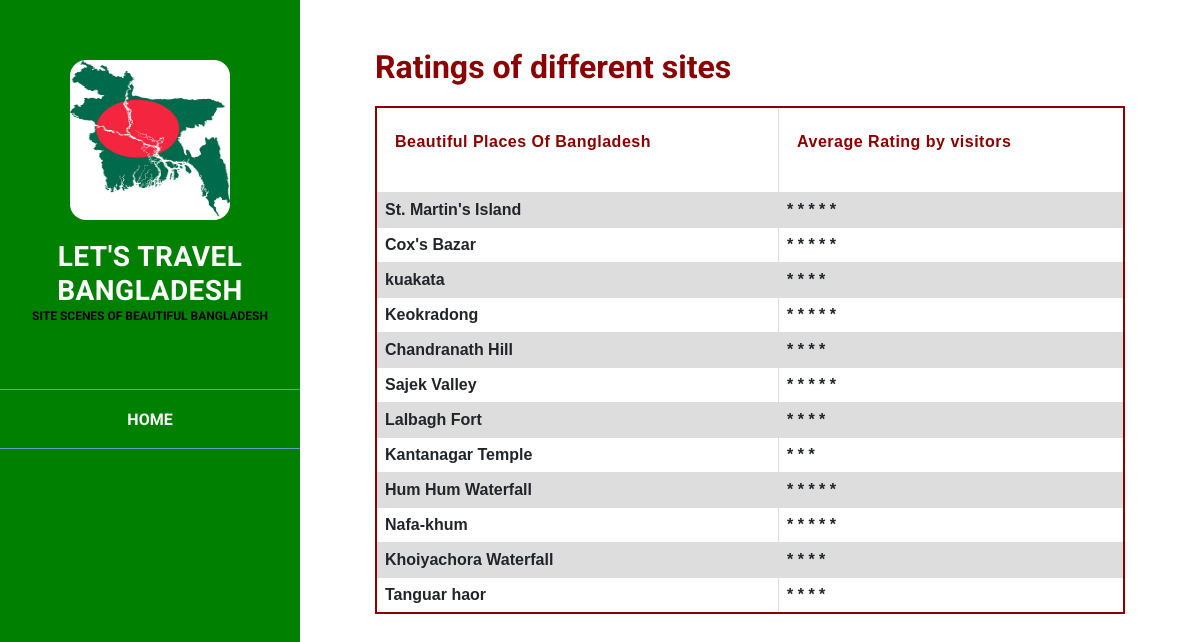
The app's page /rating.php with its own data.
### tables this page shows
CREATE TABLE `place` (
  `place_id` int(11) NOT NULL,
  `cate_id` int(11) NOT NULL,
  `place_name` varchar(255) DEFAULT NULL,
  `full_description` text DEFAULT NULL,
  `region` varchar(255) NOT NULL,
  `route` text DEFAULT NULL,
  `hotel1` varchar(255) DEFAULT NULL,
  `hotel2` varchar(255) DEFAULT NULL,
  `police` varchar(255) DEFAULT NULL,
  `hospital` varchar(255) DEFAULT NULL,
  `fire_service` varchar(255) DEFAULT NULL,
  `guide` varchar(255) DEFAULT NULL,
  `rating` int(10) NOT NULL,
  `image` blob DEFAULT NULL
);

### rating.php (the view, shortened to what this page needs)
<html>
<head>
    <link href="vendor/bootstrap/css/bootstrap.min.css" rel="stylesheet" />
    <link rel="stylesheet" href="assets/css/fontawesome.css" />
    <link rel="stylesheet" href="assets/css/tooplate-style.css" />
    <link rel="stylesheet" href="assets/css/owl.css" />
    <link rel="stylesheet" href="assets/css/lightbox.css" />
</head>
<body>
 <div id="page-wraper" style="background-color:white">
       <div class="side">
        <div class="responsive-nav">
        <div id="menu" class="menu" style="background-color:GREEN">
          <div class="container">
		  <div class="image">
              <a href="#"><img src="images/bangladesh.jpg" alt="Bangladesh" /></a>
            </div>
            <div class="author-content">
              <h4 style="color:white">Let's Travel Bangladesh</h4>
              <span style="color:black"><b>Site Scenes Of Beautiful Bangladesh</b></span>
            </div></br>
            <nav class="main-nav" role="navigation">
              <ul class="main-menu">
			  <li style="color:sparkleBlue"><a href="index.php"> HOME</a></li>
              </ul>
            </nav>
          </div>
        </div>
      </div>
</div>
 <section class="section about-me" data-section="section1">
        <div class="container">
	<h2 style='color:DarkRed'><b>Ratings of different sites</b></h2>
<?php
$connect = mysqli_connect('localhost','root','','lets_travel_bangladesh');
mysqli_select_db($connect,"place");
$results = mysqli_query($connect,"SELECT place_name,rating FROM place");
echo "<table style='border:2px solid DarkRed;background-color:White;margin-top:20px'>
<tr>
<th><p style='padding:10px;color:DarkRed'>Beautiful Places Of Bangladesh</p></th>
<th><p style='padding:10px;color:DarkRed'>Average Rating by visitors</p></th>
</tr>";
while($row = mysqli_fetch_array($results) ){
	$t=$row['rating'];
	   echo"<tr>";
	   echo "<td><b>".$row['place_name']."</b></td>";
	   echo "<td><b>";
	      for ($x = 1; $x <= $t; $x++) {
    echo "* ";
}
	   echo"</td>";
	   echo"</tr>";
}
echo"</table>";
?>
</body>
</html>

### assets/css/tooplate-style.css (style rules this page uses)
body { font-family: 'Roboto', sans-serif; overflow-x: hidden; }
#page-wraper { background: #4AA0DD15 no-repeat center center fixed; -webkit-background-size: cover; -moz-background-size: cover; -o-background-size: cover; background-size: cover; width: 100%; }
a { color: #99F; text-decoration: none; }
p { letter-spacing: 0.5px; line-height: 2em; color: #fff; }
h4 { font-size: 28px; font-weight: 700; color: #fff; letter-spacing: 0.5px; }
img { width: 100%; overflow: hidden; }
ul { padding: 0; margin: 0; list-style: none; }
ul li { display: inline-block; }
html { -webkit-box-sizing: border-box; -moz-box-sizing: border-box; box-sizing: border-box; }
*, *:before, *:after { -webkit-box-sizing: inherit; -moz-box-sizing: inherit; box-sizing: inherit; }
.container { margin: 0 auto; }
.main-nav { text-align: center; }
.main-nav li:last-child a { border-bottom: 1px solid #69C; }
.main-nav li { display: block; }
.main-nav li a { height: 60px; line-height: 60px; display: inline-block; font-size: 16px; font-weight: 700; color: #fff; width: 100%; transition: all 0.5s; border-top: 1px solid #69C; }
.menu .image { margin-top: 50px; }
.menu .image img { width: 160px; height: 160px; border-radius: 10%; text-align: center; }
.menu .author-content { margin: 20px 0px 40px 0px; }
.menu .author-content h4 { margin-bottom: 0px; text-transform: uppercase; }
.menu .author-content span { font-size: 12px; text-transform: uppercase; color: #fff; }
.menu:before, .menu:after { content: ""; display: table; }
.menu:after { clear: both; }
.menu a { text-decoration: none; color: inherit; }
.menu { text-align: center; }
.menu { left: 8%; -webkit-transition: -webkit-transform 233ms cubic-bezier(0, 0, 0.21, 1); -webkit-overflow-scrolling: touch; background-color: #2279BD; box-sizing: border-box; height: 100vh; max-height: 100vh !important; max-width: 80vw !important; min-width: 45px !important; outline: none; overflow-x: hidden !important; overflow-y: auto !important; padding: 0; position: fixed !important; top: calc(0px); width: 22%; will-change: transform; z-index: 9999 !important; }
.section { color: #fff; width: 55%; right: 10%; left: 35%; position: relative; min-height: 100vh; padding-bottom: 60px; border-bottom: 3px solid rgba(250, 250, 250, 0.25); }
@media screen and (max-width: 1680px) { .menu { left: 4%; } }
@media screen and (max-width: 1680px) { .section { color: #fff; width: 65%; right: 5%; left: 30%; } }
@media screen and (max-width: 1680px) and (min-width: 846px) { .menu .image { margin-top: 60px; } }
@media screen and (max-width: 1280px) { .menu { left: 0%; } }
.menu .container { padding-left: 0; padding-right: 0; }
@media screen and (max-width: 1280px) and (min-width: 846px) { .menu { width: 25%; } }

### rating.php (style rules this page uses)
table { font-family: arial, sans-serif; border-collapse: collapse; width: 100%; }
td, th { border: 1px solid #dddddd; text-align: left; padding: 8px; }
tr:nth-child(even) { background-color: #dddddd; }

### records on screen
place: place_name "St. Martin's Island", rating 5 (drawn)
place: place_name "Cox's Bazar", rating 5 (drawn)
place: place_name "kuakata", rating 4 (drawn)
place: place_name "Keokradong", rating 5 (drawn)
place: place_name "Chandranath Hill", rating 4 (drawn)
place: place_name "Sajek Valley", rating 5 (drawn)
place: place_name "Lalbagh Fort", rating 4 (drawn)
place: place_name "Kantanagar Temple", rating 3 (drawn)
place: place_name "Hum Hum Waterfall", rating 5 (drawn)
place: place_name "Nafa-khum", rating 5 (drawn)
place: place_name "Khoiyachora Waterfall", rating 4 (drawn)
place: place_name "Tanguar haor", rating 4 (drawn)
